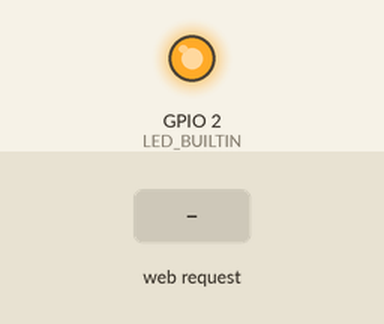
Simulated run of this sketch. Board: ESP8266 (NodeMCU). On the bench: output pins drawn as LEDs (lit = HIGH, except the on-board LED, lit = LOW). The inputs (shaded band) are chosen by the test bench. What the sketch prints to the serial monitor is not drawn.

Above: at 1.2 s.
1.3 s: HTTP request GET /off received
At 1.6 s:
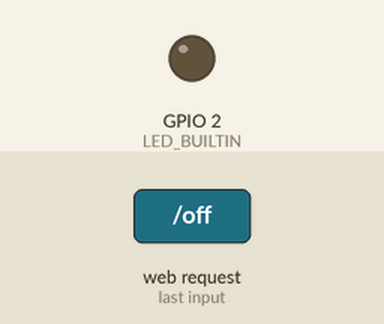
2.8 s: HTTP request GET /on received
At 3.9 s:
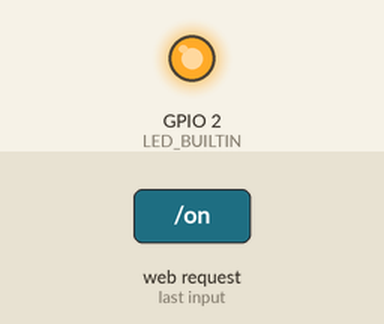
Timing chart, 0 to 5.8 s (numbered marks = the images above; inputs shaded):
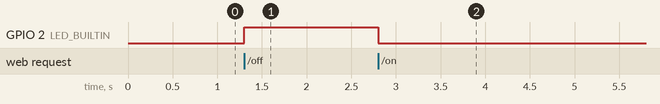

The sketch:

ap_webserver.ino
```cpp
#include <ESP8266WiFi.h>        // Include the Wi-Fi library
#include <ESP8266WebServer.h>

ESP8266WebServer server(80);

const char *ssid = "ESP8266 Access Point"; // The name of the Wi-Fi network that will be created
const char *password = "thereisnospoon";   // The password required to connect to it, leave blank for an open network

void setup() {
  Serial.begin(115200);
  delay(10);
  Serial.println('\n');
pinMode(LED_BUILTIN, OUTPUT);
  //WiFi.softAP(ssid, password);             // Start the access point
  WiFi.softAP(ssid);             // Start the access point
  Serial.print("Access Point \"");
  Serial.print(ssid);
  Serial.println("\" started");

  Serial.print("IP address:\t");
  Serial.println(WiFi.softAPIP());         // Send the IP address of the ESP8266 to the computer
    server.on("/", HTTP_GET, handleRoot);     // Call the 'handleRoot' function when a client requests URI "/"
    server.on("/on", HTTP_GET, on);     // Call the 'handleRoot' function when a client requests URI "/"
    server.on("/off", HTTP_GET, off);     // Call the 'handleRoot' function when a client requests URI "/"
    server.begin();                           // Actually start the server
  Serial.println("HTTP server started");
}

void loop() {
  server.handleClient();
  }
/*
  void handleRoot() {                         // When URI / is requested, send a web page with a button to toggle the LED
  server.send(200, "text/html", "<form action=\"/LED\" method=\"POST\"><input type=\"submit\" value=\"Toggle LED\"></form>");
}

*/

void handleRoot() {                         // When URI / is requested, send a web page with a button to toggle the LED
  server.send(200, "text/html", "Hello costycnc");
}
void on() {                         // When URI / is requested, send a web page with a button to toggle the LED
  server.send(200, "text/html", "Hello costycnc on");
  digitalWrite(LED_BUILTIN, LOW);
}
void off() {                         // When URI / is requested, send a web page with a button to toggle the LED
  server.send(200, "text/html", "Hello costycnc off");
  digitalWrite(LED_BUILTIN, HIGH);
}
```

Measured:
- after the input at 1.3 s, GPIO 2 (LED_BUILTIN): LOW → HIGH at once
- after the input at 2.8 s, GPIO 2 (LED_BUILTIN): HIGH → LOW at once
